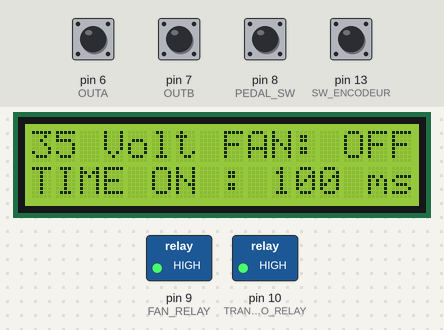
Recording of a sketch running on a simulated Arduino Uno, built with avr-gcc and run on an emulated ATmega328P. Parts: 16×2 character LCD, switched loads named in the sketch (green lamp = pin HIGH). Dashed ring = blinking. The inputs (shaded band) are chosen by the test bench; at power-on: pin 6 (OUTA), pin 7 (OUTB), pin 13 (SW_ENCODEUR) HIGH, pin 8 (PEDAL_SW) LOW. What the sketch prints to the serial monitor is not drawn.

Above: at 1.2 s.
1.3 s: pin 8 (PEDAL_SW) pulled HIGH for 0.15 s
At 3.1 s:
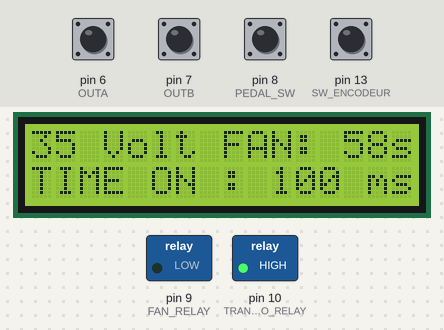
4.4 s: pin 13 (SW_ENCODEUR) pulled LOW for 0.15 s
At 5.8 s:
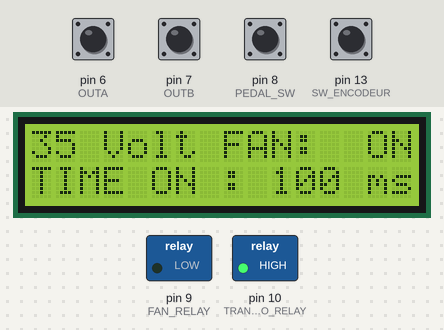
6.1 s: pin 8 (PEDAL_SW) pulled HIGH for 1 s
At 7.1 s:
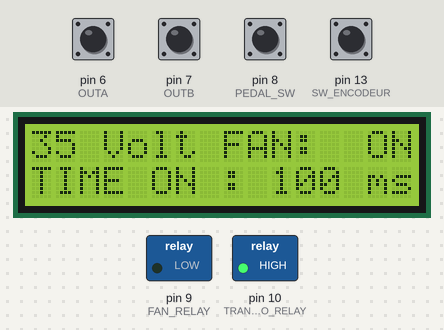
8.6 s: pin 6 (OUTA) pulled LOW for 0.15 s
At 9.8 s:
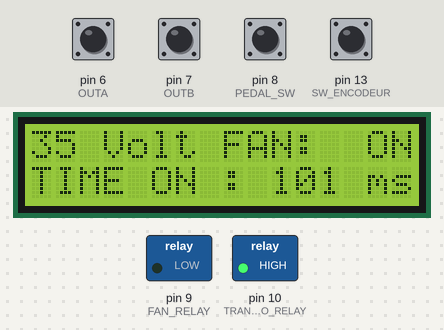
10.2 s: pin 13 (SW_ENCODEUR) pulled LOW for 1 s
At 10.58 s:
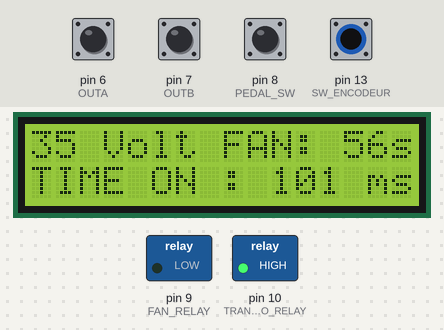
12.7 s: pin 6 (OUTA) pulled LOW for 1 s
At 14.0 s:
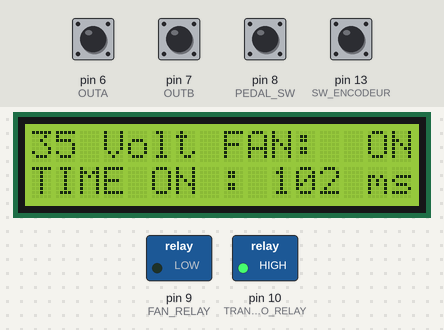
Timing chart, 0 to 15.7 s (numbered marks = the images above; inputs shaded):
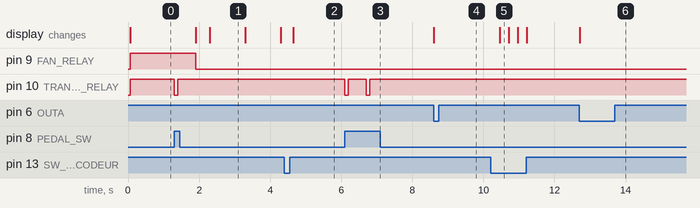

Measured:
- after the input at 1.3 s, pin 9 (FAN_RELAY): HIGH → LOW after 0.60 s; pin 10 (TRANSFO_RELAY): HIGH → LOW at once, → HIGH 0.10 s later; the display: first changes after 0.60 s (image 1 shows a later state)
- after the input at 4.4 s, the display: changes after 0.25 s (image 2)
- after the input at 6.1 s, pin 10 (TRANSFO_RELAY): alternates HIGH for 0.50 s and LOW for 0.10 s, 4 changes in all, then stays HIGH, starting at once
- after the input at 8.6 s, the display: changes at once (image 4)
- after the input at 10.2 s, the display: changes after 0.25 s (image 5)
- after the input at 12.7 s, the display: changes at once (image 6)
- what the display in image 1 shows lasts 1.0 s, from 2.3 s to 3.3 s

The sketch:

SpotWelderEncoder_LCD.ino
```cpp
#include <LiquidCrystal.h>

//LCD define
#define ROW 16
#define COLONE 2
//pin
#define RS 12
#define E 11
#define D4 5
#define D5 4
#define D6 3
#define D7 2
/*
 * R/W GND
 * VSS GND
 * VDD 5V
 * V0  Potentiometer wiper GND to  5V
 * A   Resistor to 5V
 * K   GND
  */


//ENCODER define
#define OUTA 6
#define OUTB 7
#define SW_ENCODEUR 13

#define DELAI_ENCODEUR 500

#define CW 1
#define CCW -1
enum ETAT {ETAT0,ETAT1,ETAT2,ETAT3};


//SpotWelder
#define DEBUG_SPOTWELDER 1

#define DEFAULT_TIME 100
#define SOLDER_TIME 100
#define TIME_FAN_ON 60000

//Mes relais son configurer a l'inverse
#define RELAY_ON 0
#define RELAY_OFF 1

//pin
#define TRANSFO_RELAY 10
#define FAN_RELAY 9
#define PEDAL_SW 8


//LCD Global Variable
LiquidCrystal lcd(RS, E, D4, D5, D6, D7);


//ENCODER GLOBAL Variable


//SpotWelder
volatile unsigned long fan_TimerOlder = millis()+TIME_FAN_ON;
int Etat_fan = 0;

//Power Supply
unsigned int Voltage = 35;


void setup() {
  //LCD
  lcd.begin(ROW,COLONE); // dimension de l'ecran lcd ROW COLON
  lcd.setCursor(0,1);
  lcd.print("TIME ON : ");
  lcd.setCursor(14,1);
  lcd.print("ms");


  //ENCODER
  pinMode (OUTA,INPUT_PULLUP);
  pinMode (OUTB,INPUT_PULLUP);
  pinMode (SW_ENCODEUR,INPUT_PULLUP);


  //SpotWelder
  pinMode(PEDAL_SW, INPUT);
  pinMode(FAN_RELAY,OUTPUT);
  pinMode(TRANSFO_RELAY,OUTPUT);
  digitalWrite(TRANSFO_RELAY,RELAY_OFF); // Etre sur que le transo est a OFF par default
  lcd.setCursor(8,0);
  lcd.print("FAN: ");
  lcd.print("OFF");

  //Power Supply
  lcd.setCursor(2,0);
  lcd.print(" Volt");

  Serial.begin(9600);


}

void loop() {

  int outa;
  int outb;
  int etat_encodeur = ETAT0;
  int timeRelayOn = DEFAULT_TIME;
  int tmp = 0;

  while(1)
  {
    //**********************************************   ENCODER   *******************************//
      outa = digitalRead(OUTA);
      outb =  digitalRead(OUTB);
      tmp =  lire_encodeur(&etat_encodeur,outa,outb);
      if(timeRelayOn == 0 && tmp < 0)
      {
        // On veut pas de valeur negative
      }
      else
      {
        timeRelayOn += tmp;
      }
      if(digitalRead(SW_ENCODEUR) == 0)
      {
        Etat_fan = !Etat_fan;
        Serial.print("SW : ");
        Serial.println(Etat_fan);
        delay(250); //tempon pour la sw
      }


      //*****************************************    LCD   **********************************//
      lcd.setCursor(10,1);
      if(timeRelayOn >= 100)
      {

      }
      else if(timeRelayOn >= 10)
      {
        lcd.print(" ");
      }
      else
      {
        lcd.print("  ");
      }
      lcd.print(timeRelayOn);


      //*****************************************    Spot Welder   **********************************//
       if(digitalRead(PEDAL_SW))
      {
        if(DEBUG_SPOTWELDER)
        {
          Serial.println("PEDAL ON");
        }
        fan_TimerOlder = millis();
        digitalWrite(TRANSFO_RELAY,RELAY_ON);
        delay(timeRelayOn);
        digitalWrite(TRANSFO_RELAY,RELAY_OFF);
        delay(500); // delay tempon
      }

      if(Etat_fan == 1)
      {
        digitalWrite(FAN_RELAY,RELAY_ON);
        lcd.setCursor(13,0);
        lcd.print(" ON");

      }
      else if(millis()-fan_TimerOlder < TIME_FAN_ON)
      {
        digitalWrite(FAN_RELAY,RELAY_ON);


        tmp = (TIME_FAN_ON-(millis()-fan_TimerOlder))/1000;
        lcd.setCursor(13,0);
        if(tmp < 10)
        {
          lcd.print(" ");
        }
        else
        {

        }
        lcd.print(tmp);
        lcd.print("s");
      }
      else
      {
        digitalWrite(FAN_RELAY,RELAY_OFF);
        lcd.setCursor(13,0);
        lcd.print("OFF");
      }
      //************************************* Power Supply  *****************************//
     // Voltage = analogRead(A0);
     // Voltage = map(Voltage,0,1023,0,40);
      lcd.setCursor(0,0);
      if(Voltage < 10)
      {
        lcd.print(" ");
      }

      lcd.print(Voltage);

   }
}

int lire_encodeur(int* p_etat_encodeur,int outa, int outb)
{
  int etat;
  int etat_avant = *p_etat_encodeur;
  int val = 0;
  if(outa == 1 && outb == 1)
  {
    etat = ETAT0; /// Wait
  }
  else if (outa == 0 && outb == 1)
  {
    etat = ETAT1; ///CW
    if (etat_avant == ETAT0)
    val++;
  }
  else if (outa == 0 && outb == 0)
  {
    etat = ETAT2; /// noting
  }
  else if (outa == 1 && outb == 0)
  {
    etat = ETAT3; ///CCW
    if (etat_avant == ETAT0)
    val--;
  }

  delay(1);
  *p_etat_encodeur = etat;

  return val;

}

void setUpLCD()
{

  lcd.setCursor(8,0);
  lcd.print("FAN: ");
  lcd.print("OFF");

  //Power Supply
  lcd.setCursor(2,0);
  lcd.print(" Volt");
}
```
